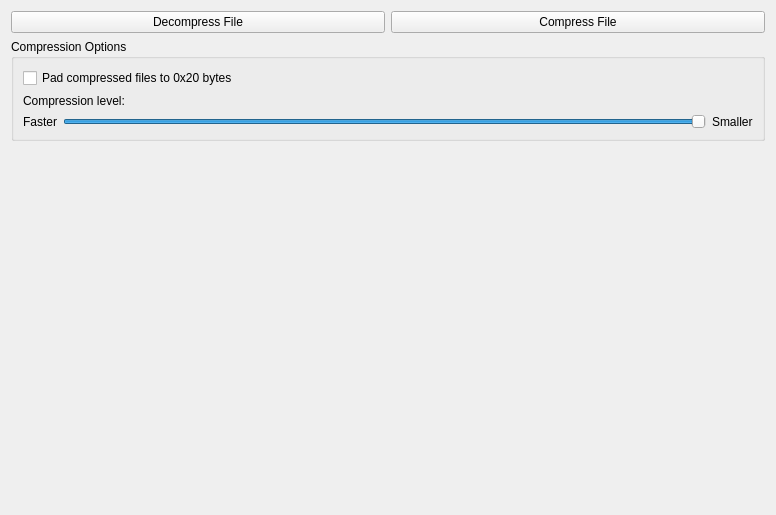
<?xml version="1.0" encoding="UTF-8"?>
<ui version="4.0">
 <class>Yaz0Tab</class>
 <widget class="QWidget" name="Yaz0Tab">
  <property name="geometry">
   <rect>
    <x>0</x>
    <y>0</y>
    <width>776</width>
    <height>515</height>
   </rect>
  </property>
  <property name="windowTitle">
   <string>Form</string>
  </property>
  <layout class="QVBoxLayout" name="verticalLayout">
   <item>
    <layout class="QHBoxLayout" name="horizontalLayout_2">
     <item>
      <widget class="QPushButton" name="decompress_yaz0">
       <property name="text">
        <string>Decompress File</string>
       </property>
      </widget>
     </item>
     <item>
      <widget class="QPushButton" name="compress_yaz0">
       <property name="text">
        <string>Compress File</string>
       </property>
      </widget>
     </item>
    </layout>
   </item>
   <item>
    <widget class="QGroupBox" name="groupBox">
     <property name="title">
      <string>Compression Options</string>
     </property>
     <layout class="QVBoxLayout" name="verticalLayout_2">
      <item>
       <widget class="QCheckBox" name="pad_compressed_files">
        <property name="text">
         <string>Pad compressed files to 0x20 bytes</string>
        </property>
       </widget>
      </item>
      <item>
       <widget class="QLabel" name="label_3">
        <property name="text">
         <string>Compression level:</string>
        </property>
       </widget>
      </item>
      <item>
       <layout class="QHBoxLayout" name="horizontalLayout">
        <item>
         <widget class="QLabel" name="label">
          <property name="text">
           <string>Faster</string>
          </property>
         </widget>
        </item>
        <item>
         <widget class="QSlider" name="compression_level">
          <property name="minimum">
           <number>1</number>
          </property>
          <property name="maximum">
           <number>16</number>
          </property>
          <property name="singleStep">
           <number>1</number>
          </property>
          <property name="value">
           <number>16</number>
          </property>
          <property name="orientation">
           <enum>Qt::Horizontal</enum>
          </property>
         </widget>
        </item>
        <item>
         <widget class="QLabel" name="label_2">
          <property name="text">
           <string>Smaller</string>
          </property>
         </widget>
        </item>
       </layout>
      </item>
     </layout>
    </widget>
   </item>
   <item>
    <spacer name="verticalSpacer">
     <property name="orientation">
      <enum>Qt::Vertical</enum>
     </property>
     <property name="sizeHint" stdset="0">
      <size>
       <width>20</width>
       <height>463</height>
      </size>
     </property>
    </spacer>
   </item>
  </layout>
 </widget>
 <resources/>
 <connections/>
</ui>
